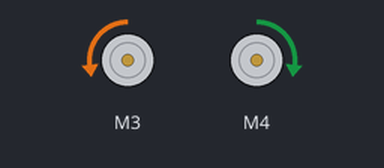
A sketch run on a simulated Arduino Uno, built with avr-gcc and run on an emulated ATmega328P. Parts: 2 × DC motor (green arrow = forward, orange = backward, longer = faster).

Above: at 0.1 s.
At 4.1 s:
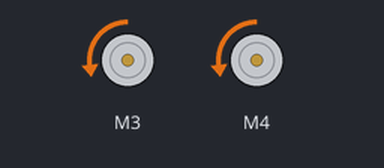
At 6.1 s:
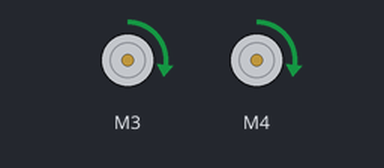
At 10.1 s:
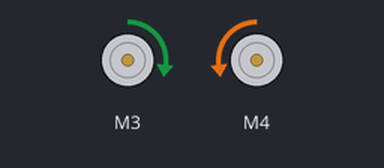
Timing chart, 0 to 11.6 s (numbered marks = the images above):
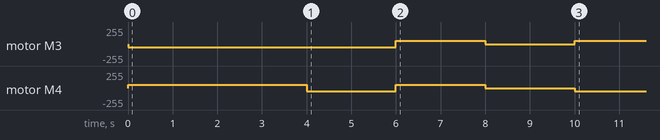

The sketch:

Basic_Move.ino
```cpp
#include <Wire.h>
#include <Adafruit_MotorShield.h>
#include "utility/Adafruit_MS_PWMServoDriver.h"

Adafruit_MotorShield AFMS = Adafruit_MotorShield();

Adafruit_DCMotor *LeftMotor = AFMS.getMotor(3);
Adafruit_DCMotor *RightMotor = AFMS.getMotor(4);

int moveSpeed = 50;   // Set the speed to start, from 0 (off) to 255 (max speed)

void setup() {
  Serial.begin(9600);           // set up Serial library at 9600 bps

  AFMS.begin();  // create with the default frequency 1.6KHz

  LeftMotor->setSpeed(moveSpeed);
  RightMotor->setSpeed(moveSpeed);

  // Enter code that you only want done once here.
  MoveF(moveSpeed, 4000);
  TurnL(moveSpeed, 2000);
  TurnR(moveSpeed, 2000);
  MoveStop(2000);
  MoveB(moveSpeed, 2000);
}

void loop()
{
  // Enter code that you only want done once here.

}

/* The Hack-E-Bot can now be programmed to move by giving it instructions like:
MoveStop(stopTime); -- to stop moving
MoveF(moveSpeed, moveTime); -- to drive forward
MoveB(moveSpeed, moveTime); -- to drive backward
TurnR(moveSpeed, moveTime); -- to turn right
TurnL(moveSpeed, moveTime); -- to turn left
stopTime and moveTime are mesured in miliseconds.
moveSpeed is a number between 0 to 90 with 0 being no movment and 90 being full speed.
*/

void MoveStop(int T){ // Stop moving, T = stopTime.
  RightMotor->run(RELEASE);
  LeftMotor->run(RELEASE);
  delay(T);
}

void MoveF(int S, int T){ // Move forward, S = moveSpeed, T = moveTime.
  RightMotor->run(FORWARD);
  LeftMotor->run(BACKWARD);
  delay(T);
}

void MoveB(int S, int T){ // Move backward, S = moveSpeed, T = moveTime.
  RightMotor->run(BACKWARD);
  LeftMotor->run(FORWARD);
  delay(T);
}

void TurnL(int S, int T){ // Turn Left, S = moveSpeed, T = moveTime.
  RightMotor->run(BACKWARD);
  LeftMotor->run(BACKWARD);
  delay(T);
}

void TurnR(int S, int T){ // Turn Right, S = moveSpeed, T = moveTime.
  RightMotor->run(FORWARD);
  LeftMotor->run(FORWARD);
  delay(T);
}
```
